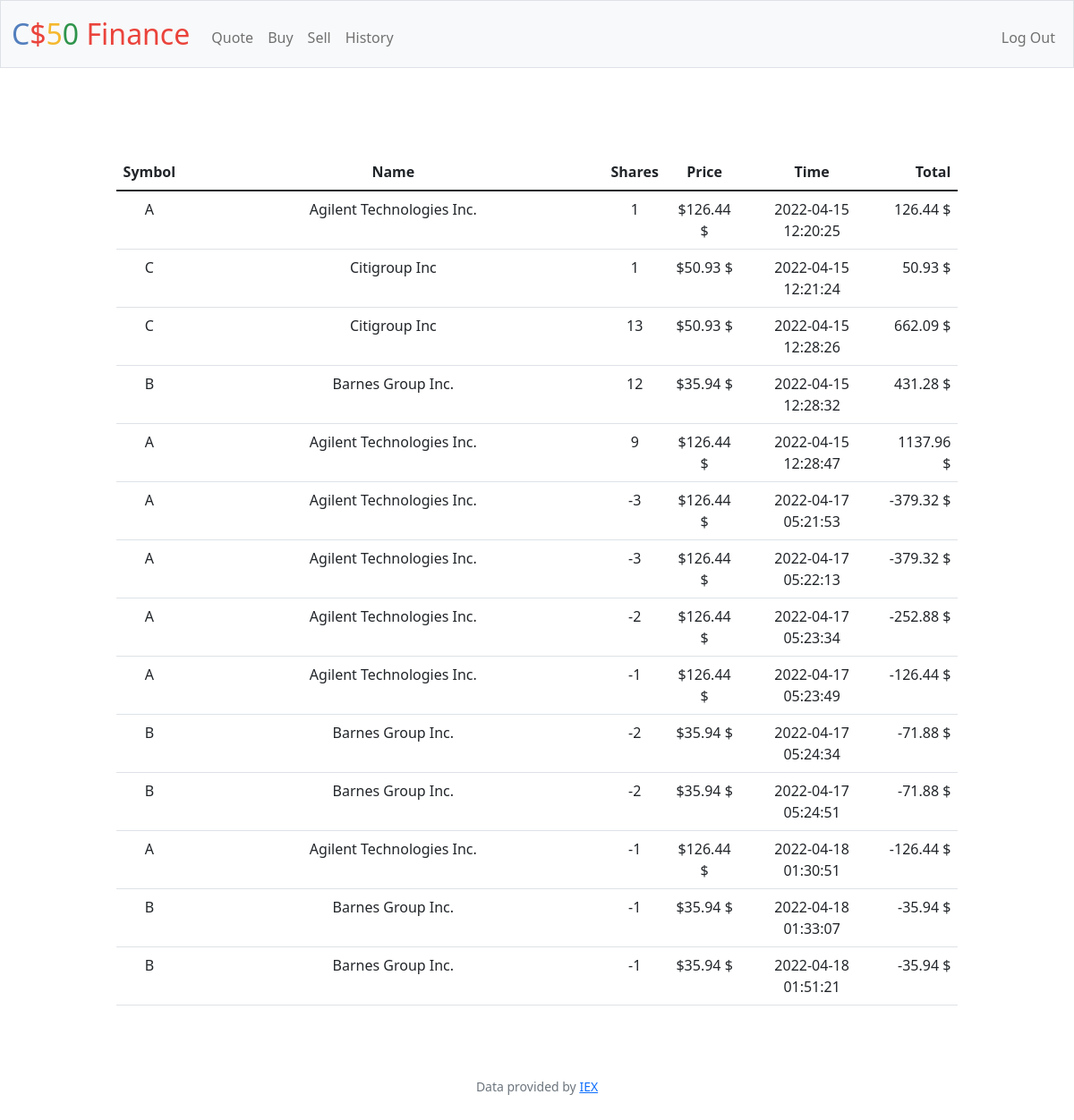
Screenshot of /history (signed in) with the database file from the repository.
### tables this page shows
CREATE TABLE shares(user_id INTEGER, s_name TEXT NOT NULL, s_num INTEGER NOT NULL, price INTEGER NOT NULL, total INTEGER NOT NULL, symbol TEXT NOT NULL, Timestamp DATETIME DEFAULT CURRENT_TIMESTAMP, FOREIGN KEY (user_id) REFERENCES users(id));

### app.py (the view)
@app.route("/history")
@login_required
def history():
    user = session["user_id"]
    """Show history of transactions"""
    history = db.execute("SELECT * FROM shares WHERE user_id = ? ORDER BY Timestamp",user)
    return render_template("history.html", history = history)

### app.py (called while the page is built)
@app.after_request
def after_request(response):
    response.headers["Cache-Control"] = "no-cache, no-store, must-revalidate"
    response.headers["Expires"] = 0
    response.headers["Pragma"] = "no-cache"
    return response

### helpers.py (called while the page is built)
def login_required(f):
    @wraps(f)
    def decorated_function(*args, **kwargs):
        if session.get("user_id") is None:
            return redirect("/login")
        return f(*args, **kwargs)
    return decorated_function

def usd(value):
    return f"${value:,.2f}"

### templates/history.html (shortened to what this page needs)
{% extends "layout.html" %}
{% block main %}
<table class = "table">
    <thead>
        <tr>
            <th>Symbol</th>
            <th>Name</th>
            <th>Shares</th>
            <th>Price</th>
            <th>Time</th>
            <th class="align_left">Total</th>
        </tr>
    </thead>
    <tbody>
        {% for history in history %}
        <tr>
            <td>{{ history["symbol"] }}</td>
            <td class="col-1">{{ history["s_name"] }}</td>
            <td>{{ history["s_num"] }}</td>
            <td>{{ history["price"] | usd}} $</td>
            <td >{{ history["Timestamp"]  }}</td>
            <td class="align_left">{{ history["total"]  }} $ </td>
        </tr>
        {% endfor %}
    </tbody>
</table>
{% endblock %}

### templates/layout.html (shortened to what this page needs)
<!DOCTYPE html>
<html lang="en">
    <head>
        <link href="https://cdn.jsdelivr.net/npm/bootstrap@5.1.3/dist/css/bootstrap.min.css" rel="stylesheet">
        <link href="/static/styles.css" rel="stylesheet">
    </head>
    <body>
        <nav class="bg-light border navbar navbar-expand-md navbar-light">
            <div class="container-fluid">
                <a class="navbar-brand" href="/"><span class="blue">C</span><span class="red">$</span><span class="yellow">5</span><span class="green">0</span> <span class="red">Finance</span></a>
                <div class="collapse navbar-collapse" id="navbar">
                    {% if session["user_id"] %}
                        <ul class="navbar-nav me-auto mt-2">
                            <li class="nav-item"><a class="nav-link" href="/quote">Quote</a></li>
                            <li class="nav-item"><a class="nav-link" href="/buy">Buy</a></li>
                            <li class="nav-item"><a class="nav-link" href="/sell">Sell</a></li>
                            <li class="nav-item"><a class="nav-link" href="/history">History</a></li>
                        </ul>
                        <ul class="navbar-nav ms-auto mt-2">
                            <li class="nav-item"><a class="nav-link" href="/logout">Log Out</a></li>
                        </ul>
                    {% else %}
                        <ul class="navbar-nav ms-auto mt-2">
                            <li class="nav-item"><a class="nav-link" href="/register">Register</a></li>
                            <li class="nav-item"><a class="nav-link" href="/login">Log In</a></li>
                        </ul>
                    {% endif %}
                </div>
            </div>
        </nav>
        <main class="container-fluid py-5 text-center">
            {% block main %}{% endblock %}
        </main>
        <footer class="mb-5 small text-center text-muted">
            Data provided by <a href="https://iexcloud.io/">IEX</a>
        </footer>
    </body>
</html>

### static/styles.css (style rules this page uses)
nav .navbar-brand { font-size: xx-large; }
nav .navbar-brand .blue { color: #537fbe; }
nav .navbar-brand .red { color: #ea433b; }
nav .navbar-brand .yellow { color: #f5b82e; }
nav .navbar-brand .green { color: #2e944b; }
.table { width: 80%; margin: 3rem auto 2rem auto; }
.align_left { text-align:right; }
.col-1 { width: 50%; }

### rows the page displays
shares: symbol "A", s_name "Agilent Technologies Inc.", s_num "1", price "$126.44", Timestamp "2022-04-15 12:20:25", total "126.44"
shares: symbol "C", s_name "Citigroup Inc", s_num "1", price "$50.93", Timestamp "2022-04-15 12:21:24", total "50.93"
shares: symbol "C", s_name "Citigroup Inc", s_num "13", price "$50.93", Timestamp "2022-04-15 12:28:26", total "662.09"
shares: symbol "B", s_name "Barnes Group Inc.", s_num "12", price "$35.94", Timestamp "2022-04-15 12:28:32", total "431.28"
shares: symbol "A", s_name "Agilent Technologies Inc.", s_num "9", price "$126.44", Timestamp "2022-04-15 12:28:47", total "1137.96"
shares: symbol "A", s_name "Agilent Technologies Inc.", s_num "-3", price "$126.44", Timestamp "2022-04-17 05:21:53", total "-379.32"
shares: symbol "A", s_name "Agilent Technologies Inc.", s_num "-3", price "$126.44", Timestamp "2022-04-17 05:22:13", total "-379.32"
shares: symbol "A", s_name "Agilent Technologies Inc.", s_num "-2", price "$126.44", Timestamp "2022-04-17 05:23:34", total "-252.88"
shares: symbol "A", s_name "Agilent Technologies Inc.", s_num "-1", price "$126.44", Timestamp "2022-04-17 05:23:49", total "-126.44"
shares: symbol "B", s_name "Barnes Group Inc.", s_num "-2", price "$35.94", Timestamp "2022-04-17 05:24:34", total "-71.88"
shares: symbol "B", s_name "Barnes Group Inc.", s_num "-2", price "$35.94", Timestamp "2022-04-17 05:24:51", total "-71.88"
shares: symbol "A", s_name "Agilent Technologies Inc.", s_num "-1", price "$126.44", Timestamp "2022-04-18 01:30:51", total "-126.44"
shares: symbol "B", s_name "Barnes Group Inc.", s_num "-1", price "$35.94", Timestamp "2022-04-18 01:33:07", total "-35.94"
shares: symbol "B", s_name "Barnes Group Inc.", s_num "-1", price "$35.94", Timestamp "2022-04-18 01:51:21", total "-35.94"
